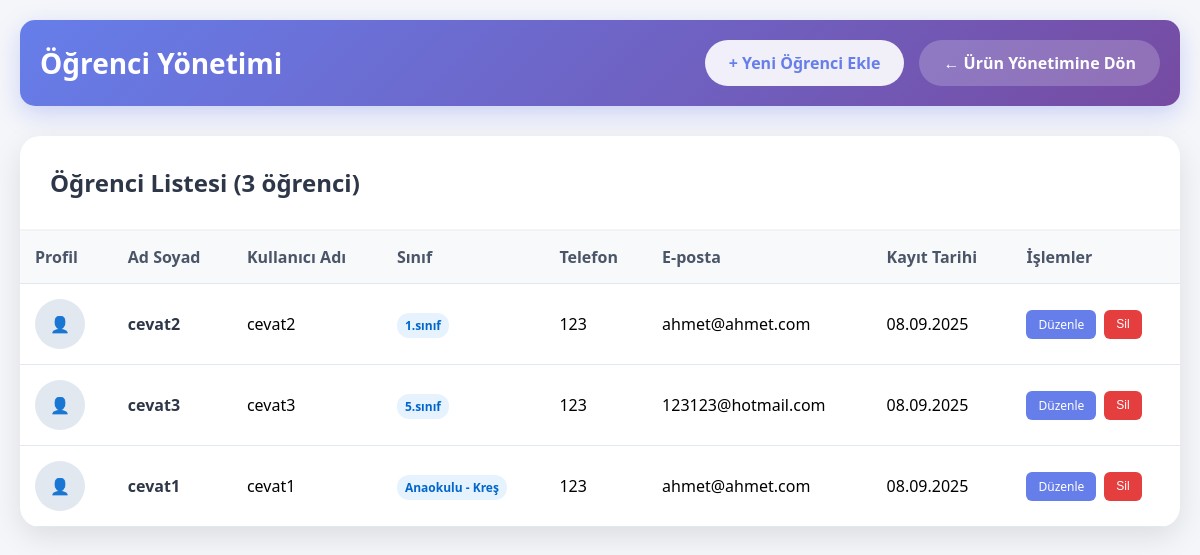
The page /student_management.php (signed in) on the database its author committed.
### tables this page shows
CREATE TABLE `students` (
  `id` int NOT NULL AUTO_INCREMENT,
  `username` varchar(50) NOT NULL,
  `password` varchar(255) NOT NULL,
  `email` varchar(100) NOT NULL,
  `full_name` varchar(100) NOT NULL,
  `class` varchar(20) DEFAULT NULL,
  `phone` varchar(20) DEFAULT NULL,
  `address` text,
  `profile_image` varchar(255) DEFAULT NULL,
  `created_at` timestamp NULL DEFAULT CURRENT_TIMESTAMP,
  PRIMARY KEY (`id`),
  UNIQUE KEY `username` (`username`)
);

### student_management.php (the view, shortened to what this page needs)
<?php
include 'config.php';
$stmt = $pdo->query("SELECT * FROM students ORDER BY class, full_name");
$students = $stmt->fetchAll();
?>
<!DOCTYPE html>
<html>
<head>
</head>
<body>
    <div class="container">
        <div class="header">
            <h1>Öğrenci Yönetimi</h1>
            <div class="header-buttons">
                <a href="add_student.php" class="btn btn-primary">+ Yeni Öğrenci Ekle</a>
                <a href="admin_panel.php" class="btn btn-secondary">← Ürün Yönetimine Dön</a>
            </div>
        </div>
        <div class="students-section">
            <div class="section-header">
                <h2>Öğrenci Listesi (<?= count($students) ?> öğrenci)</h2>
            </div>
            <?php if (count($students) > 0): ?>
                <div class="table-container">
                    <table>
                        <thead>
                            <tr>
                                <th>Profil</th>
                                <th>Ad Soyad</th>
                                <th>Kullanıcı Adı</th>
                                <th>Sınıf</th>
                                <th>Telefon</th>
                                <th>E-posta</th>
                                <th>Kayıt Tarihi</th>
                                <th>İşlemler</th>
                            </tr>
                        </thead>
                        <tbody>
                            <?php foreach ($students as $student): ?>
                                <tr>
                                    <td>
                                        <?php if ($student['profile_image']): ?>
                                            <img src="uploads/<?= $student['profile_image'] ?>" class="student-image" alt="<?= htmlspecialchars($student['full_name']) ?>">
                                        <?php else: ?>
                                            <div style="width: 50px; height: 50px; background: #e2e8f0; border-radius: 50%; display: flex; align-items: center; justify-content: center; color: #a0aec0;">👤</div>
                                        <?php endif; ?>
                                    </td>
                                    <td>
                                        <div class="student-name"><?= htmlspecialchars($student['full_name']) ?></div>
                                    </td>
                                    <td><?= htmlspecialchars($student['username']) ?></td>
                                    <td>
                                        <span class="student-class"><?= htmlspecialchars($student['class'] ?: 'Belirtilmemiş') ?></span>
                                    </td>
                                    <td><?= htmlspecialchars($student['phone'] ?: '-') ?></td>
                                    <td><?= htmlspecialchars($student['email']) ?></td>
                                    <td><?= date('d.m.Y', strtotime($student['created_at'])) ?></td>
                                    <td>
                                        <div class="action-buttons">
                                            <a href="edit_student.php?id=<?= $student['id'] ?>" class="btn-edit">Düzenle</a>
                                            <button class="btn-delete" onclick="confirmDelete(<?= $student['id'] ?>, '<?= htmlspecialchars($student['full_name']) ?>')">Sil</button>
                                        </div>
                                    </td>
                                </tr>
                            <?php endforeach; ?>
                        </tbody>
                    </table>
                </div>
            <?php endif; ?>
        </div>
    </div>
</body>
</html>

### student_management.php (style rules this page uses)
* { margin: 0; padding: 0; box-sizing: border-box; }
body { font-family: 'Segoe UI', Tahoma, Geneva, Verdana, sans-serif; background: #f5f6fa; }
.container { max-width: 1400px; margin: 0 auto; padding: 20px; }
.header { background: linear-gradient(135deg, #667eea 0%, #764ba2 100%); color: white; padding: 20px; border-radius: 15px; margin-bottom: 30px; box-shadow: 0 8px 25px rgba(102, 126, 234, 0.3); display: flex; justify-content: space-between; align-items: center; }
.header h1 { font-size: 28px; }
.header-buttons { display: flex; gap: 15px; }
.btn { padding: 12px 24px; border: none; border-radius: 25px; text-decoration: none; font-weight: bold; transition: all 0.3s; cursor: pointer; }
.btn-primary { background: rgba(255,255,255,0.9); color: #667eea; }
.btn-secondary { background: rgba(255,255,255,0.2); color: white; }
.students-section { background: white; border-radius: 20px; box-shadow: 0 10px 30px rgba(0,0,0,0.1); overflow: hidden; }
.section-header { padding: 30px; border-bottom: 2px solid #f1f3f4; display: flex; justify-content: space-between; align-items: center; }
.section-header h2 { color: #2d3748; font-size: 24px; }
.table-container { overflow-x: auto; }
table { width: 100%; border-collapse: collapse; }
th, td { padding: 15px; text-align: left; border-bottom: 1px solid #e2e8f0; }
th { background: #f8f9fa; font-weight: 600; color: #4a5568; }
.student-name { font-weight: 600; color: #2d3748; }
.student-class { padding: 4px 8px; border-radius: 12px; font-size: 12px; font-weight: 600; background: #e6f3ff; color: #0066cc; }
.action-buttons { display: flex; gap: 8px; }
.btn-edit { background: #667eea; color: white; padding: 6px 12px; border-radius: 6px; text-decoration: none; font-size: 12px; }
.btn-delete { background: #e53e3e; color: white; padding: 6px 12px; border-radius: 6px; border: none; font-size: 12px; cursor: pointer; }

### rows shown on the page
students: full_name "cevat2", username "cevat2", class "1.sınıf", phone "123", email "ahmet@ahmet.com", created_at "08.09.2025"
students: full_name "cevat3", username "cevat3", class "5.sınıf", phone "123", email "123123@hotmail.com", created_at "08.09.2025"
students: full_name "cevat1", username "cevat1", class "Anaokulu - Kreş", phone "123", email "ahmet@ahmet.com", created_at "08.09.2025"

### other values the page prints
count($students) "3"
